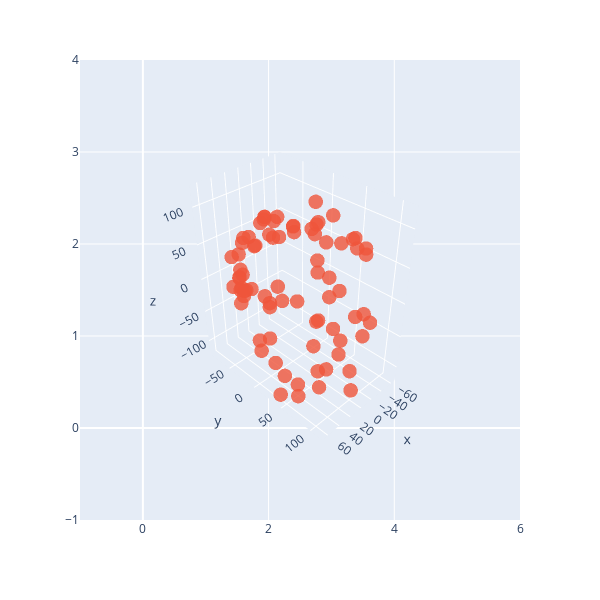

Notebook source saved alongside this figure:
### Code cell
# Display the result of rotation for pelvis -- it is clear that the chosen rotation matiry should work correctly.
import plotly.express as px
import plotly.graph_objects as go
fig = px.scatter(width=600, height=600)
fig.add_trace(go.Scatter3d(x = rotate_pelvis[:, 0],  y = rotate_pelvis[:,1], z=rotate_pelvis[:,2], mode = 'markers', name = 'pelvis', marker=dict(size=5,opacity=0.8)))
fig.update_scenes(aspectmode="data" )
camera = dict(
    up=dict(x=0, y=0, z=1),
    center=dict(x=0, y=0, z=0),
    eye=dict(x=2, y=2, z=2)
)
fig.update_layout(scene_camera=camera)
fig.show()

### Figure 1 — Plotly figure (JSON) as saved in the notebook; plotly's stock layout.template omitted (floating-point values rounded to 4 significant figures)
{"data": [{"hovertemplate": "<extra></extra>", "legendgroup": "", "marker": {"color": "#636efa", "symbol": "circle"}, "mode": "markers", "name": "", "orientation": "v", "showlegend": false, "type": "scatter", "xaxis": "x", "yaxis": "y"}, {"marker": {"opacity": 0.8, "size": 5}, "mode": "markers", "name": "pelvis", "type": "scatter3d", "x": [65.43, 64.13, -64.29, -63.25, 33.4, 1.369, 0.5886, -32.36, -31.68, -36.69, -32.94, 4.013, 7.404, 14.18, 18.77, -10.71, 41.02, 50.7, 10.61, -2.74, 23.32, 33.2, -23.15, -47.38, -52.81, -57.72, -60.12, -54.21, -44.57, 17.28, -12.42, -26.71, 35.98, 6.443, -8.356, 29.0, 8.785, 49.45, -27.31, -28.53, 16.92, 42.95, 40.99, 45.39, -18.94, -20.36, 44.33, 42.05, 51.88, 13.68, 0.5346, 25.51, 34.2, -18.75, -48.47, -52.78, -58.75, -58.53, -54.31, -41.26, 17.64, -13.46, -27.55, 36.75, 6.873, -7.692, 30.91, 8.484, 52.58, -27.58, -28.49, 16.4, 46.25, 43.76, 47.07, -14.52, -16.32, 45.52], "y": [44.94, 38.69, 63.03, 60.13, -61.33, 93.81, 101.4, -29.88, -24.28, -64.9, -55.24, -85.16, -82.31, -32.09, -24.34, 112.8, -44.52, -38.48, -79.94, -82.68, -72.38, -58.37, -73.83, 71.4, 15.3, 50.56, -20.22, -9.911, -80.34, 56.63, 79.63, 51.97, 38.61, 44.13, 23.0, -79.61, 60.92, -7.413, 35.16, 9.031, 89.27, -17.13, 7.001, 27.23, -69.04, -79.33, 47.78, -43.56, -37.33, -77.67, -79.23, -70.96, -57.61, -65.19, 75.77, 22.8, 54.06, -10.14, -8.963, -72.6, 64.41, 86.58, 57.29, 45.85, 51.51, 29.49, -78.59, 67.02, -2.29, 36.08, 14.33, 92.2, -12.29, 13.3, 33.4, -60.45, -72.23, 55.3], "z": [-106.2, 110.9, -43.15, 44.82, -0.3008, 107.3, -104.7, 51.69, -51.45, 58.24, -67.35, 35.77, -42.65, 86.0, -86.07, 1.446, 16.19, 19.85, 33.33, 35.39, 25.16, 13.22, 59.81, 64.7, 84.04, 51.62, 86.68, 9.525, 43.3, 117.4, 94.6, 72.04, 112.6, 105.7, 86.34, 20.5, 91.7, 76.17, 17.12, 65.93, 46.97, 68.65, 92.29, 99.32, 63.32, 50.07, 120.0, -14.62, -17.49, -38.4, -42.66, -27.67, -13.42, -69.07, -62.69, -83.8, -49.48, -90.97, -8.738, -56.0, -113.7, -92.01, -68.51, -108.6, -102.1, -82.64, -23.65, -87.41, -72.55, -11.39, -62.49, -41.75, -65.57, -88.68, -95.02, -71.19, -59.65, -115.7]}], "layout": {"height": 600, "legend": {"tracegroupgap": 0}, "margin": {"t": 60}, "scene": {"aspectmode": "data", "camera": {"center": {"x": 0, "y": 0, "z": 0}, "eye": {"x": 2, "y": 2, "z": 2}, "up": {"x": 0, "y": 0, "z": 1}}}, "width": 600, "xaxis": {"anchor": "y", "domain": [0, 1]}, "yaxis": {"anchor": "x", "domain": [0, 1]}}}
